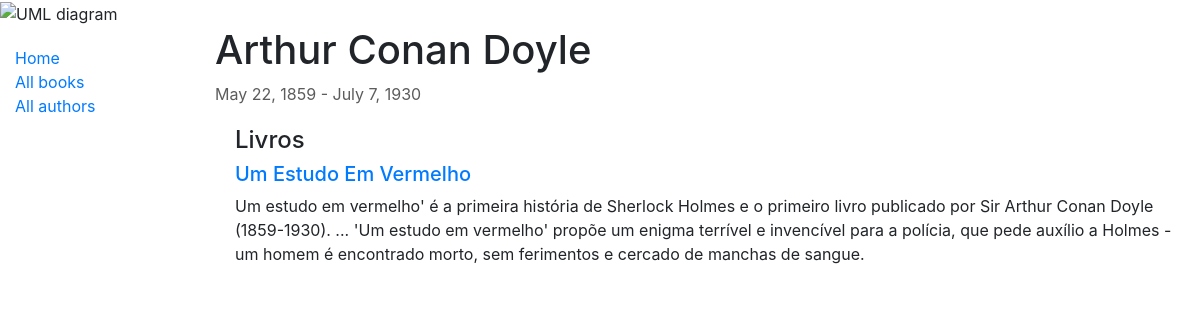
The app's page /catalog/author/1 with its own data.
### catalog/models.py (models this page shows, shortened)
class Author(models.Model):
    first_name = models.CharField(max_length=100)
    last_name = models.CharField(max_length=100)
    date_of_birth = models.DateField(null=True, blank=True)
    date_of_death = models.DateField('died', null=True, blank=True)
    class Meta:
        ordering = ['last_name', 'first_name']

class Book(models.Model):
    title = models.CharField(max_length=200)
    author = models.ForeignKey('Author', on_delete=models.SET_NULL, null=True, related_name='books')
    summary = models.TextField(max_length=1000, help_text='Enter a brief description of the book')
    isbn = models.CharField('ISBN', max_length=13, help_text='13 Character <a href="https://www.isbn-international.org/content/what-isbn">ISBN number</a>')
    genre = models.ManyToManyField(Genre, help_text='Select a genre for this book')
    language = models.ForeignKey('Language', on_delete=models.SET_NULL, null=True)
    def display_genre(self):
        """Create a string for the Genre. This is required to display genre in Admin."""
        return ', '.join(genre.name for genre in self.genre.all()[:3])
    display_genre.short_description = 'Genre'

### catalog/views.py (the view)
# urls.py: path('author/<int:pk>', views.AuthorDetailView.as_view(), name='author-detail'),
class AuthorDetailView(generic.DetailView):
    model = Author

### catalog/templates/catalog/author_detail.html
{% extends "base_generic.html" %}
{% block content %}
  <h1>{{ author.first_name }} {{ author.last_name }}</h1>
  <p style="color:rgb(92, 92, 92)">{{ author.date_of_birth }} - {% if author.date_of_death != null %} {{ author.date_of_death }} {% endif %}</p>
  <div style="margin-left:20px;margin-top:20px">
    <h4>Livros</h4>
    {% for book in author.books.all %}
      <h5><strong></strong> <a href="{% url 'book-detail' book.pk %}">{{book.title}}</a></h5>
      <p>{{book.summary}}</p>
    {% endfor %}
  </div>
{% endblock %}

### records on screen
Author: first_name "Arthur", last_name "Conan Doyle", date_of_birth "May 22, 1859", date_of_death "July 7, 1930"
Book: title "Um Estudo Em Vermelho", summary "Um estudo em vermelho' é a primeira história de Sherlock Holmes e o primeiro livro publicado por Sir Arthur Conan Doyle (1859-1930). ... 'Um estudo em vermelho' propõe um enigma terrível e invencível para a polícia, que pede auxílio a Holmes - um homem é encontrado morto, sem ferimentos e cercado de manchas de sangue."
